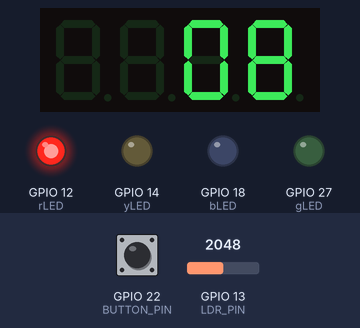
A program run on a simulated ESP32. Parts: 4-digit seven-segment display, output pins drawn as LEDs (lit = HIGH). The inputs (shaded band) are chosen by the test bench; at power-on: GPIO 22 (BUTTON_PIN) HIGH, GPIO 13 (LDR_PIN) = 2048. What the program prints to the serial monitor is not drawn.

Above: at 1.6 s.
1.7 s: GPIO 22 (BUTTON_PIN) pulled LOW for 0.15 s
At 2.8 s:
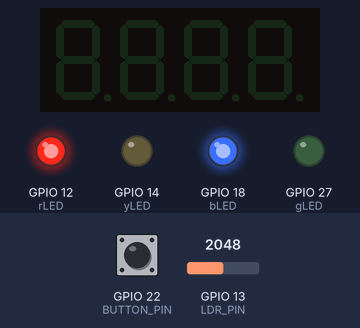
3.3 s: GPIO 22 (BUTTON_PIN) pulled LOW for 1 s
At 3.8 s:
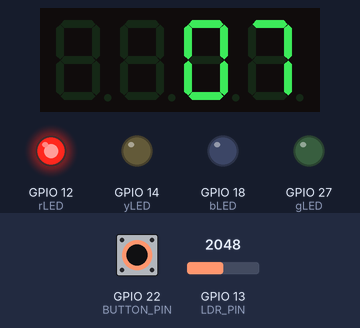
5.8 s: GPIO 13 (LDR_PIN) set to 491
8.8 s: GPIO 22 (BUTTON_PIN) pulled LOW for 3.2 s
At 9.4 s:
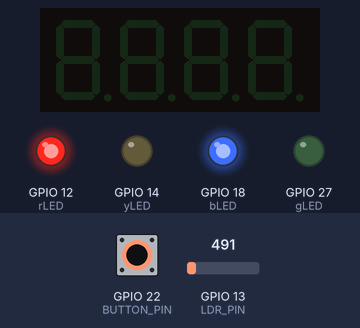
13.5 s: GPIO 22 (BUTTON_PIN) pulled LOW for 0.15 s
At 14.0 s:
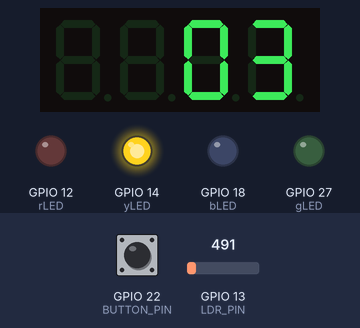
16.6 s: GPIO 22 (BUTTON_PIN) pulled LOW for 0.15 s
At 17.7 s:
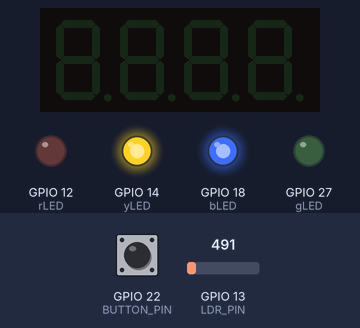
Timing chart, 0 to 19.2 s (numbered marks = the images above; inputs shaded):
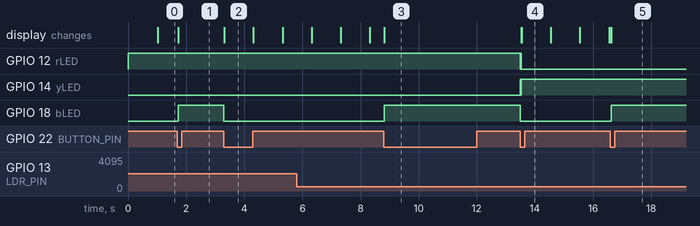

The program:

main.cpp
```cpp
#include <Arduino.h>
#include <TM1637Display.h>

//Pin
#define rLED  12
#define yLED  14
#define gLED  27
#define bLED  18

#define CLK   5
#define DIO   21

//1000 ms = 1 seconds
#define rTIME  10000   //5 seconds
#define yTIME  5000
#define gTIME  10000

// Chân analog kết nối với LDR
#define LDR_PIN 13
// Chân kết nối với nút nhấn
#define BUTTON_PIN 22

ulong currentMiliseconds = 0;
ulong ledTimeStart = 0;
ulong nextTimeTotal = 0;
int currentLED = rLED;
int tmCounter = rTIME / 1000;
ulong counterTime = 0;

TM1637Display display(CLK, DIO);

bool ldrActivated = false;
bool systemActive = true; // Trạng thái hệ thống ban đầu là hoạt động
bool IsReady(ulong &ulTimer, uint32_t milisecond);
void NonBlocking_Traffic_Light_TM1637();
void checkLDRAndSwitchToYellow();
void checkButtonAndToggleSystem();
void setup() {
  // put your setup code here, to run once:
  // Khởi tạo giao tiếp serial với tốc độ baud 115200
  Serial.begin(115200);
  // Cấu hình các chân đèn LED làm ngõ ra
  pinMode(rLED, OUTPUT);
  pinMode(yLED, OUTPUT);
  pinMode(gLED, OUTPUT);
  pinMode(bLED, OUTPUT);

// Cấu hình nút nhấn là ngõ vào với điện trở kéo lên
  pinMode(BUTTON_PIN, INPUT_PULLUP);

  // Đặt trạng thái ban đầu của các đèn LED
  digitalWrite(yLED, LOW);
  digitalWrite(gLED, LOW);
  digitalWrite(rLED, HIGH);  // Bắt đầu với đèn LED đỏ bật
  digitalWrite(bLED, LOW); // Mặc định đèn xanh dương tắt

  currentLED = rLED;
  nextTimeTotal += rTIME;
  // Khởi tạo màn hình TM1637 với mức độ sáng 7 (độ sáng tối đa)
  display.setBrightness(7);

  // Hiển thị giá trị đếm ngược ban đầu trên màn hình
  tmCounter = (rTIME / 1000) - 1; // Thời gian đèn đỏ tính bằng giây trừ đi 1
  display.showNumberDec(tmCounter--, true, 2, 2);

  // In thông báo khởi động lên màn hình serial
  Serial.println("== START ==>");
  Serial.print("1. RED    => GREEN  ");
  Serial.print(nextTimeTotal / 1000);
  Serial.println(" (ms)");
}
void loop() {
  // put your main code here, to run repeatedly:
  checkButtonAndToggleSystem(); // Kiểm tra trạng thái nút nhấn và thay đổi trạng thái hệ thống nếu cần

  if (systemActive) { // Chỉ chạy các hàm khi hệ thống đang hoạt động
    currentMiliseconds = millis();
    checkLDRAndSwitchToYellow();
    NonBlocking_Traffic_Light_TM1637();
  }
}
void checkButtonAndToggleSystem() {
  static bool buttonPressed = false; // Trạng thái của nút nhấn (đã nhấn chưa)
  int buttonState = digitalRead(BUTTON_PIN); // Đọc trạng thái nút nhấn

  if (buttonState == LOW && !buttonPressed) { // Nút nhấn được nhấn xuống
    buttonPressed = true; // Đánh dấu đã nhấn nút
    systemActive = !systemActive; // Thay đổi trạng thái hệ thống (bật/tắt)

    if (!systemActive) { // Nếu hệ thống bị tắt
      display.clear(); // Tắt màn hình LED
      digitalWrite(bLED, HIGH); // Bật đèn xanh dương
      Serial.println("Hệ thống đã tắt.");
    } else {
      digitalWrite(bLED, LOW);// Tắt đèn xanh dương
      Serial.println("Hệ thống đã bật.");
    }
  } else if (buttonState == HIGH) { // Nút nhấn được nhả ra
    buttonPressed = false; // Đặt lại trạng thái nút nhấn
  }
}
void checkLDRAndSwitchToYellow() {
  static ulong ldrStableStart = 0; // Thời điểm bắt đầu đo giá trị LDR thấp
  int ldrValue = analogRead(LDR_PIN); // Đọc giá trị từ LDR
  Serial.print("LDR Value: "); Serial.println(ldrValue);

  if (ldrValue < 500) { // Nếu ánh sáng yếu
    if (ldrStableStart == 0) {
      ldrStableStart = millis(); // Bắt đầu đếm thời gian ánh sáng yếu
    } else if (millis() - ldrStableStart > 5000) { // Nếu đã kéo dài hơn 5 giây
      if (currentLED != yLED) { // Tránh việc liên tục đặt lại đèn vàng
        Serial.println("Trời tối liên tục, chuyển sang đèn vàng.");
        digitalWrite(currentLED, LOW); // Tắt đèn hiện tại
        digitalWrite(yLED, HIGH); // Bật đèn vàng
        currentLED = yLED;
        tmCounter = (yTIME / 1000) - 1; // Đặt lại bộ đếm ngược cho đèn vàng
        nextTimeTotal = millis() + yTIME;
        counterTime = millis();
        display.showNumberDec(tmCounter--, true, 2, 2);
      }
    }
  } else {
    ldrStableStart = 0; // Đặt lại thời gian nếu ánh sáng bình thường
  }
}

bool IsReady(ulong &ulTimer, uint32_t milisecond)
{
  if (currentMiliseconds - ulTimer < milisecond) return false;
  ulTimer = currentMiliseconds;
  return true;
}
// void NonBlocking_Traffic_Light(){
//   switch (currentLED) {
//     case rLED: // Đèn đỏ: 5 giây
//       if (IsReady(ledTimeStart, rTIME)) {
//         digitalWrite(rLED, LOW);
//         digitalWrite(gLED, HIGH);
//         currentLED = gLED;
//         nextTimeTotal += gTIME;
//         Serial.print("2. GREEN\t => Next "); Serial.println(nextTimeTotal);
//       }
//       break;

//     case gLED: // Đèn xanh: 7 giây
//       if (IsReady(ledTimeStart,gTIME)) {
//         digitalWrite(gLED, LOW);
//         digitalWrite(yLED, HIGH);
//         currentLED = yLED;
//         nextTimeTotal += yTIME;
//         Serial.print("3. YELLOW\t => Next "); Serial.println(nextTimeTotal);
//       }
//       break;

//     case yLED: // Đèn vàng: 2 giây
//       if (IsReady(ledTimeStart,yTIME)) {
//         digitalWrite(yLED, LOW);
//         digitalWrite(rLED, HIGH);
//         currentLED = rLED;
//         nextTimeTotal += rTIME;
//         Serial.print("1. RED \t\t => Next "); Serial.println(nextTimeTotal);
//       }
//       break;
//   }
// }

void NonBlocking_Traffic_Light_TM1637(){
  bool bShowCounter = false;
  switch (currentLED) {
    case rLED: // Đèn đỏ: 5 giây
      if (IsReady(ledTimeStart, rTIME)) {
        digitalWrite(rLED, LOW);
        digitalWrite(gLED, HIGH);
        currentLED = gLED;
        nextTimeTotal += gTIME;
        tmCounter = (gTIME / 1000) - 1 ;
        bShowCounter = true;
        counterTime = currentMiliseconds;
        Serial.print("2. GREEN  => YELLOW "); Serial.print(nextTimeTotal/1000);Serial.println(" (ms)");
      }
      break;

    case gLED: // Đèn xanh: 7 giây
      if (IsReady(ledTimeStart,gTIME)) {
        digitalWrite(gLED, LOW);
        digitalWrite(yLED, HIGH);
        currentLED = yLED;
        nextTimeTotal += yTIME;
        tmCounter = (yTIME / 1000) - 1;
        bShowCounter = true;
        counterTime = currentMiliseconds;
        Serial.print("3. YELLOW => RED    "); Serial.print(nextTimeTotal/1000);Serial.println(" (ms)");
      }
      break;

    case yLED: // Đèn vàng: 2 giây
      if (IsReady(ledTimeStart,yTIME)) {
        digitalWrite(yLED, LOW);
        digitalWrite(rLED, HIGH);
        currentLED = rLED;
        nextTimeTotal += rTIME;
        tmCounter = (rTIME / 1000) - 1;
        bShowCounter = true;
        counterTime = currentMiliseconds;
        Serial.print("1. RED    => GREEN  "); Serial.print(nextTimeTotal/1000);Serial.println(" (ms)");
      }
      break;
  }
  if (!bShowCounter) bShowCounter = IsReady(counterTime, 1000);
  if (bShowCounter) {
    display.showNumberDec(tmCounter--, true, 2, 2);
  }
}
```

Measured:
- after the input at 1.7 s, GPIO 18 (bLED): LOW → HIGH at once
- after the input at 3.3 s, GPIO 18 (bLED): HIGH → LOW at once; the display: changes at once (image 2)
- after the input at 8.8 s, GPIO 12 (rLED): stays HIGH (without the input it goes to LOW after 1.2 s); GPIO 14 (yLED): stays LOW (without the input it goes to HIGH after 2.0 s); GPIO 18 (bLED): LOW → HIGH at once; GPIO 27 (gLED): stays LOW (without the input it goes to HIGH after 1.2 s)
- after the input at 13.5 s, GPIO 12 (rLED): HIGH → LOW at once, → HIGH 0.02 s later, → LOW 0.02 s later; GPIO 14 (yLED): LOW → HIGH at once, → LOW 0.02 s later, → HIGH 0.02 s later; GPIO 18 (bLED): HIGH → LOW at once; the display: first changes at once (image 4 shows a later state)
- after the input at 16.6 s, GPIO 12 (rLED): stays LOW (without the input it goes to HIGH after 1.9 s); GPIO 14 (yLED): stays HIGH (without the input it goes to LOW after 1.9 s); GPIO 18 (bLED): LOW → HIGH at once
